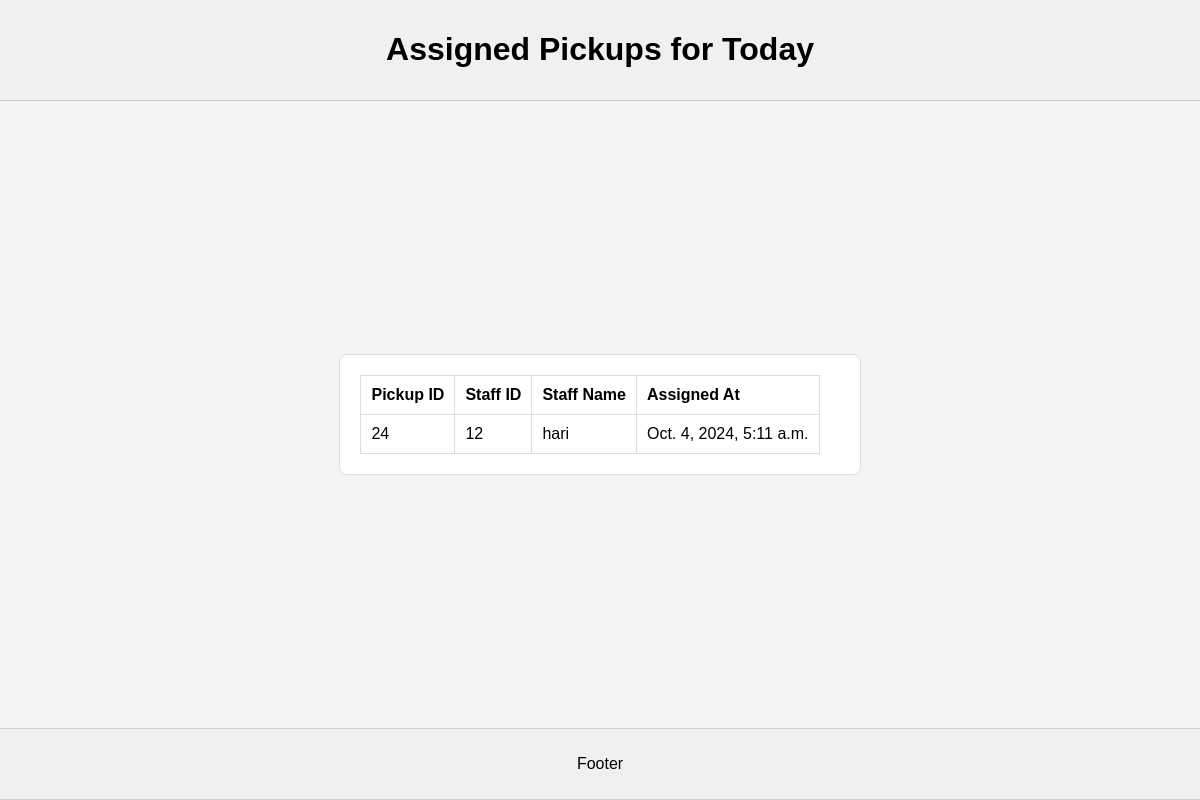
Before: /assigned_pickups/ with the older database file.
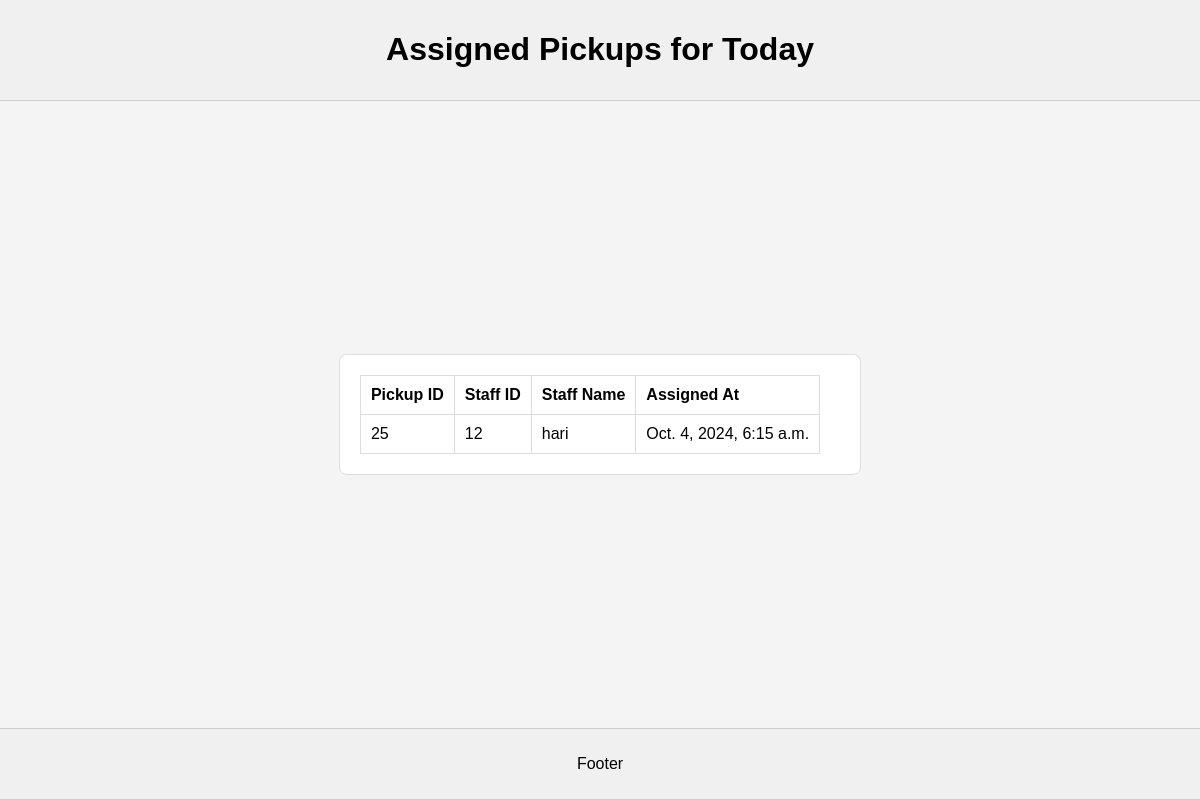
After: the same page with the newer database file.
### WM_app/models.py (models this page shows, shortened)
class Assigned(models.Model):
    staff_id=models.IntegerField(primary_key=True)
    staff_name=models.CharField(max_length=255)
    pickup_id=models.IntegerField()
    assigned_at=models.DateTimeField(default=timezone.now)

### WM_app/views.py (the view)
# urls.py: path('assigned_pickups/',views.assigned_pickups,name='assigned_pickups'),
def assigned_pickups(request):
    today=timezone.now().date()
    assigned_pickups_today=Assigned.objects.filter(assigned_at__date=today).order_by('-assigned_at')
    context={
        'assigned_pickups':assigned_pickups_today
    }
    return render(request,'assigned.html',context)

### template/assigned.html (shortened to what this page needs)
<!DOCTYPE html>
<html lang="en">
<head>
    {% load static %}
</head>
<body>
    <header class="header">
        <h1>Assigned Pickups for Today</h1>
    </header>
    <div class="container">
        <div class="table-container">
            <table>
                <thead>
                    <tr>
                        <th>Pickup ID</th>
                        <th>Staff ID</th>
                        <th>Staff Name</th>
                        <th>Assigned At</th>
                    </tr>
                </thead>
                <tbody>
                    {% for assigned in assigned_pickups %}
                        <tr>
                            <td>{{ assigned.pickup_id }}</td>
                            <td>{{ assigned.staff_id }}</td>
                            <td>{{ assigned.staff_name }}</td>
                            <td>{{ assigned.assigned_at }}</td>
                        </tr>
                    {% empty %}
                        <tr>
                            <td colspan="4">No pickups assigned today</td>
                        </tr>
                    {% endfor %}
                </tbody>
            </table>
        </div>
    </div>
    <footer class="footer">
        <p>Footer</p>
    </footer>
</body>
</html>

Changed rows visible on the page:
changed Assigned "hari": pickup_id "24" → "25"; assigned_at "Oct. 4, 2024, 5:11 a.m." → "Oct. 4, 2024, 6:15 a.m."
